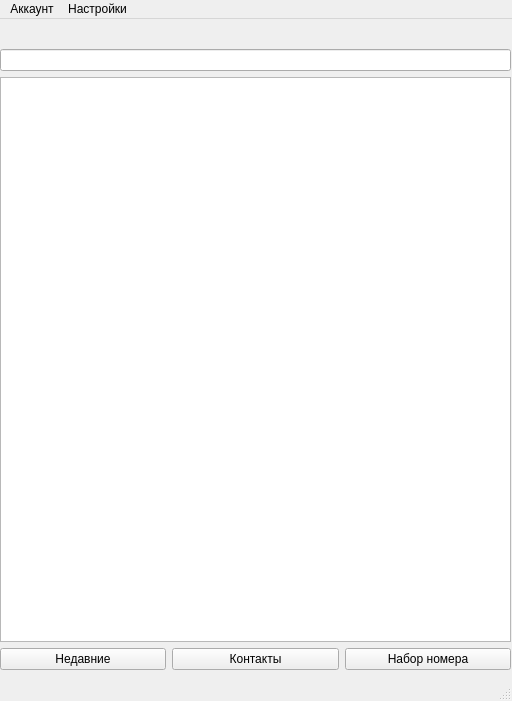
<?xml version="1.0" encoding="UTF-8"?>
<ui version="4.0">
 <class>MainWindow</class>
 <widget class="QMainWindow" name="MainWindow">
  <property name="geometry">
   <rect>
    <x>0</x>
    <y>0</y>
    <width>512</width>
    <height>701</height>
   </rect>
  </property>
  <property name="acceptDrops">
   <bool>false</bool>
  </property>
  <property name="windowTitle">
   <string>MainWindow</string>
  </property>
  <widget class="QWidget" name="centralwidget">
   <widget class="QWidget" name="verticalLayoutWidget">
    <property name="geometry">
     <rect>
      <x>0</x>
      <y>30</y>
      <width>511</width>
      <height>621</height>
     </rect>
    </property>
    <layout class="QVBoxLayout" name="verticalLayout">
     <item>
      <widget class="QLineEdit" name="searchLine"/>
     </item>
     <item>
      <widget class="QListWidget" name="recentList"/>
     </item>
     <item>
      <layout class="QHBoxLayout" name="horizontalLayout">
       <property name="sizeConstraint">
        <enum>QLayout::SizeConstraint::SetMaximumSize</enum>
       </property>
       <item>
        <widget class="QPushButton" name="recentButton">
         <property name="text">
          <string>Недавние</string>
         </property>
        </widget>
       </item>
       <item>
        <widget class="QPushButton" name="contactsButton">
         <property name="text">
          <string>Контакты</string>
         </property>
        </widget>
       </item>
       <item>
        <widget class="QPushButton" name="numberButton">
         <property name="text">
          <string>Набор номера</string>
         </property>
        </widget>
       </item>
      </layout>
     </item>
    </layout>
   </widget>
  </widget>
  <widget class="QMenuBar" name="menubar">
   <property name="geometry">
    <rect>
     <x>0</x>
     <y>0</y>
     <width>512</width>
     <height>24</height>
    </rect>
   </property>
   <widget class="QMenu" name="menu">
    <property name="title">
     <string>Аккаунт</string>
    </property>
    <addaction name="authAction"/>
   </widget>
   <widget class="QMenu" name="menu_2">
    <property name="title">
     <string>Настройки</string>
    </property>
    <addaction name="actionSettings"/>
   </widget>
   <addaction name="menu"/>
   <addaction name="menu_2"/>
  </widget>
  <widget class="QStatusBar" name="statusbar"/>
  <action name="authAction">
   <property name="text">
    <string>Авторизация</string>
   </property>
  </action>
  <action name="actionSettings">
   <property name="text">
    <string>Подключение</string>
   </property>
  </action>
 </widget>
 <resources/>
 <connections/>
</ui>
